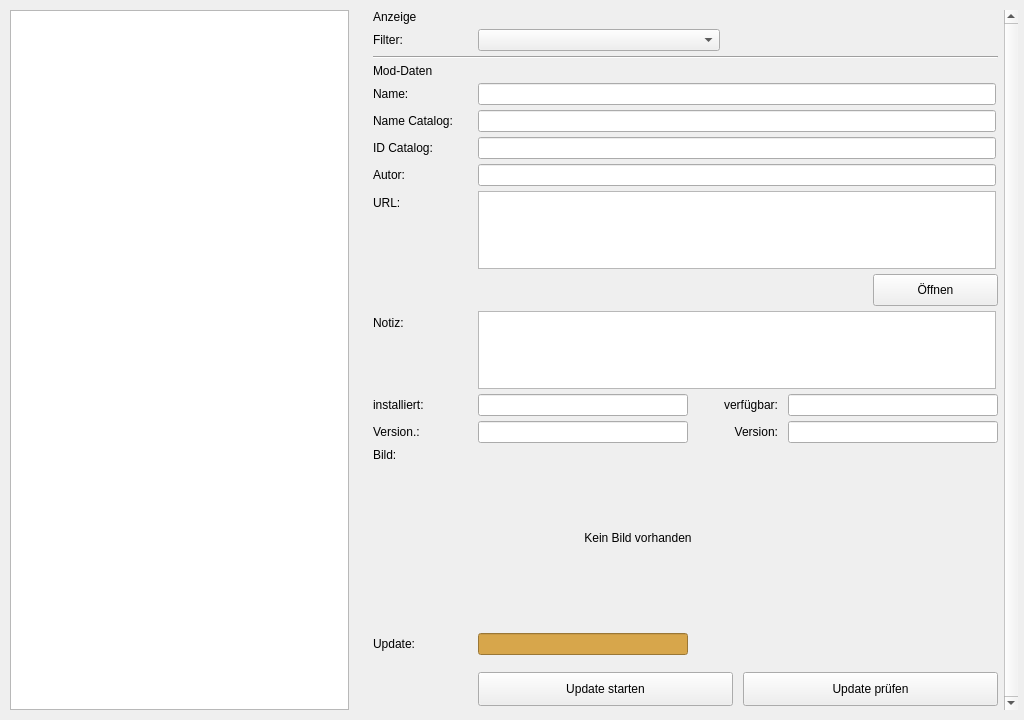
<?xml version='1.0' encoding='utf-8'?>
<ui version="4.0">
 <class>Page_Update</class>
 <widget class="QWidget" name="Page_Update">
  <property name="geometry">
   <rect>
    <x>0</x>
    <y>0</y>
    <width>1024</width>
    <height>720</height>
   </rect>
  </property>
  <property name="windowTitle">
   <string>Form</string>
  </property>
  <layout class="QHBoxLayout" name="main_layout">
   <property name="spacing">
    <number>24</number>
   </property>
   <property name="leftMargin">
    <number>10</number>
   </property>
   <property name="topMargin">
    <number>10</number>
   </property>
   <property name="rightMargin">
    <number>6</number>
   </property>
   <property name="bottomMargin">
    <number>10</number>
   </property>
   <item>
    <widget class="QTableView" name="master_table">
     <property name="alternatingRowColors">
      <bool>true</bool>
     </property>
     <property name="selectionMode">
      <enum>QAbstractItemView::SelectionMode::SingleSelection</enum>
     </property>
     <property name="selectionBehavior">
      <enum>QAbstractItemView::SelectionBehavior::SelectRows</enum>
     </property>
     <property name="sortingEnabled">
      <bool>true</bool>
     </property>
    </widget>
   </item>
   <item>
    <widget class="QScrollArea" name="scroll_area_detail">
     <property name="minimumSize">
      <size>
       <width>645</width>
       <height>0</height>
      </size>
     </property>
     <property name="maximumSize">
      <size>
       <width>645</width>
       <height>16777215</height>
      </size>
     </property>
     <property name="frameShape">
      <enum>QFrame::Shape::NoFrame</enum>
     </property>
     <property name="verticalScrollBarPolicy">
      <enum>Qt::ScrollBarPolicy::ScrollBarAlwaysOn</enum>
     </property>
     <property name="widgetResizable">
      <bool>true</bool>
     </property>
     <widget class="QWidget" name="detail_view">
      <property name="geometry">
       <rect>
        <x>0</x>
        <y>0</y>
        <width>588</width>
        <height>700</height>
       </rect>
      </property>
      <layout class="QVBoxLayout" name="detail_layout">
       <property name="spacing">
        <number>0</number>
       </property>
       <property name="leftMargin">
        <number>0</number>
       </property>
       <property name="topMargin">
        <number>0</number>
       </property>
       <property name="rightMargin">
        <number>6</number>
       </property>
       <property name="bottomMargin">
        <number>0</number>
       </property>
       <item>
        <layout class="QFormLayout" name="form_layout">
         <property name="fieldGrowthPolicy">
          <enum>QFormLayout::FieldGrowthPolicy::ExpandingFieldsGrow</enum>
         </property>
         <property name="rowWrapPolicy">
          <enum>QFormLayout::RowWrapPolicy::DontWrapRows</enum>
         </property>
         <property name="labelAlignment">
          <set>Qt::AlignmentFlag::AlignLeading</set>
         </property>
         <property name="horizontalSpacing">
          <number>5</number>
         </property>
         <property name="verticalSpacing">
          <number>5</number>
         </property>
         <property name="leftMargin">
          <number>0</number>
         </property>
         <property name="topMargin">
          <number>0</number>
         </property>
         <property name="rightMargin">
          <number>0</number>
         </property>
         <property name="bottomMargin">
          <number>0</number>
         </property>
         <item row="0" column="0" colspan="2">
          <widget class="QLabel" name="lbl_filter">
           <property name="text">
            <string>Anzeige</string>
           </property>
          </widget>
         </item>
         <item row="1" column="0">
          <widget class="QLabel" name="lbl_mode_filter_label">
           <property name="text">
            <string>Filter:</string>
           </property>
           <property name="minimumSize">
            <size>
             <width>100</width>
             <height>0</height>
            </size>
           </property>
           <property name="maximumSize">
            <size>
             <width>100</width>
             <height>16777215</height>
            </size>
           </property>
          </widget>
         </item>
         <item row="1" column="1">
          <widget class="QComboBox" name="cmb_mode_filter">
           <property name="minimumSize">
            <size>
             <width>242</width>
             <height>0</height>
            </size>
           </property>
           <property name="maximumSize">
            <size>
             <width>242</width>
             <height>16777215</height>
            </size>
           </property>
          </widget>
         </item>
         <item row="2" column="0" colspan="2">
          <widget class="QFrame" name="detail_separator_filter">
           <property name="frameShape">
            <enum>QFrame::Shape::HLine</enum>
           </property>
           <property name="frameShadow">
            <enum>QFrame::Shadow::Sunken</enum>
           </property>
          </widget>
         </item>
         <item row="3" column="0" colspan="2">
          <widget class="QLabel" name="lbl_details">
           <property name="text">
            <string>Mod-Daten</string>
           </property>
          </widget>
         </item>
         <item row="4" column="0">
          <widget class="QLabel" name="lbl_name_label">
           <property name="text">
            <string>Name:</string>
           </property>
           <property name="minimumSize">
            <size>
             <width>100</width>
             <height>0</height>
            </size>
           </property>
           <property name="maximumSize">
            <size>
             <width>100</width>
             <height>16777215</height>
            </size>
           </property>
          </widget>
         </item>
         <item row="4" column="1">
          <widget class="QLineEdit" name="inp_name_online">
           <property name="readOnly">
            <bool>true</bool>
           </property>
           <property name="minimumSize">
            <size>
             <width>518</width>
             <height>0</height>
            </size>
           </property>
           <property name="maximumSize">
            <size>
             <width>518</width>
             <height>16777215</height>
            </size>
           </property>
          </widget>
         </item>
         <item row="5" column="0">
          <widget class="QLabel" name="lbl_name_catalog_label">
           <property name="text">
            <string>Name Catalog:</string>
           </property>
           <property name="minimumSize">
            <size>
             <width>100</width>
             <height>0</height>
            </size>
           </property>
           <property name="maximumSize">
            <size>
             <width>100</width>
             <height>16777215</height>
            </size>
           </property>
          </widget>
         </item>
         <item row="5" column="1">
          <widget class="QLineEdit" name="inp_name_catalog">
           <property name="readOnly">
            <bool>true</bool>
           </property>
           <property name="minimumSize">
            <size>
             <width>518</width>
             <height>0</height>
            </size>
           </property>
           <property name="maximumSize">
            <size>
             <width>518</width>
             <height>16777215</height>
            </size>
           </property>
          </widget>
         </item>
         <item row="6" column="0">
          <widget class="QLabel" name="lbl_id_catalog_label">
           <property name="text">
            <string>ID Catalog:</string>
           </property>
           <property name="minimumSize">
            <size>
             <width>100</width>
             <height>0</height>
            </size>
           </property>
           <property name="maximumSize">
            <size>
             <width>100</width>
             <height>16777215</height>
            </size>
           </property>
          </widget>
         </item>
         <item row="6" column="1">
          <widget class="QLineEdit" name="inp_id_catalog">
           <property name="readOnly">
            <bool>true</bool>
           </property>
           <property name="minimumSize">
            <size>
             <width>518</width>
             <height>0</height>
            </size>
           </property>
           <property name="maximumSize">
            <size>
             <width>518</width>
             <height>16777215</height>
            </size>
           </property>
          </widget>
         </item>
         <item row="7" column="0">
          <widget class="QLabel" name="lbl_author_label">
           <property name="text">
            <string>Autor:</string>
           </property>
           <property name="minimumSize">
            <size>
             <width>100</width>
             <height>0</height>
            </size>
           </property>
           <property name="maximumSize">
            <size>
             <width>100</width>
             <height>16777215</height>
            </size>
           </property>
          </widget>
         </item>
         <item row="7" column="1">
          <widget class="QLineEdit" name="inp_author">
           <property name="readOnly">
            <bool>true</bool>
           </property>
           <property name="minimumSize">
            <size>
             <width>518</width>
             <height>0</height>
            </size>
           </property>
           <property name="maximumSize">
            <size>
             <width>518</width>
             <height>16777215</height>
            </size>
           </property>
          </widget>
         </item>
         <item row="8" column="0">
          <widget class="QLabel" name="lbl_url_label">
           <property name="text">
            <string>URL:</string>
           </property>
           <property name="minimumSize">
            <size>
             <width>100</width>
             <height>0</height>
            </size>
           </property>
           <property name="maximumSize">
            <size>
             <width>100</width>
             <height>16777215</height>
            </size>
           </property>
          </widget>
         </item>
         <item row="8" column="1">
          <layout class="QVBoxLayout" name="url_and_button_layout">
           <property name="spacing">
            <number>5</number>
           </property>
           <item>
            <widget class="QTextEdit" name="inp_url">
             <property name="maximumSize">
              <size>
               <width>518</width>
               <height>78</height>
              </size>
             </property>
             <property name="readOnly">
              <bool>true</bool>
             </property>
             <property name="acceptRichText">
              <bool>false</bool>
             </property>
             <property name="minimumSize">
              <size>
               <width>518</width>
               <height>78</height>
              </size>
             </property>
            </widget>
           </item>
           <item>
            <layout class="QHBoxLayout" name="url_btn_layout">
             <item>
              <spacer name="url_btn_spacer">
               <property name="orientation">
                <enum>Qt::Orientation::Horizontal</enum>
               </property>
               <property name="sizeHint" stdset="0">
                <size>
                 <width>0</width>
                 <height>0</height>
                </size>
               </property>
              </spacer>
             </item>
             <item>
              <widget class="QPushButton" name="btn_open_url">
               <property name="minimumSize">
                <size>
                 <width>125</width>
                 <height>32</height>
                </size>
               </property>
               <property name="maximumSize">
                <size>
                 <width>125</width>
                 <height>32</height>
                </size>
               </property>
               <property name="text">
                <string>Öffnen</string>
               </property>
               <property name="icon">
                <iconset>
                 <normaloff>Graphics/Icon_Web.svg</normaloff>Graphics/Icon_Web.svg</iconset>
               </property>
               <property name="iconSize">
                <size>
                 <width>24</width>
                 <height>24</height>
                </size>
               </property>
              </widget>
             </item>
            </layout>
           </item>
          </layout>
         </item>
         <item row="9" column="0">
          <widget class="QLabel" name="lbl_note_label">
           <property name="text">
            <string>Notiz:</string>
           </property>
           <property name="minimumSize">
            <size>
             <width>100</width>
             <height>0</height>
            </size>
           </property>
           <property name="maximumSize">
            <size>
             <width>100</width>
             <height>16777215</height>
            </size>
           </property>
          </widget>
         </item>
         <item row="9" column="1">
          <widget class="QTextEdit" name="inp_note">
           <property name="sizePolicy">
            <sizepolicy hsizetype="Expanding" vsizetype="Fixed">
             <horstretch>0</horstretch>
             <verstretch>0</verstretch>
            </sizepolicy>
           </property>
           <property name="maximumSize">
            <size>
             <width>518</width>
             <height>78</height>
            </size>
           </property>
           <property name="readOnly">
            <bool>true</bool>
           </property>
           <property name="acceptRichText">
            <bool>false</bool>
           </property>
           <property name="minimumSize">
            <size>
             <width>518</width>
             <height>78</height>
            </size>
           </property>
          </widget>
         </item>
         <item row="10" column="0">
          <widget class="QLabel" name="lbl_date_inst_label">
           <property name="text">
            <string>installiert:</string>
           </property>
           <property name="minimumSize">
            <size>
             <width>100</width>
             <height>0</height>
            </size>
           </property>
           <property name="maximumSize">
            <size>
             <width>100</width>
             <height>16777215</height>
            </size>
           </property>
          </widget>
         </item>
         <item row="10" column="1">
          <layout class="QHBoxLayout" name="layout_date_fields">
           <property name="spacing">
            <number>10</number>
           </property>
           <property name="leftMargin">
            <number>0</number>
           </property>
           <property name="topMargin">
            <number>0</number>
           </property>
           <property name="rightMargin">
            <number>0</number>
           </property>
           <property name="bottomMargin">
            <number>0</number>
           </property>
           <item>
            <widget class="QLineEdit" name="inp_date_inst">
             <property name="minimumSize">
              <size>
               <width>210</width>
               <height>0</height>
              </size>
             </property>
             <property name="maximumSize">
              <size>
               <width>210</width>
               <height>16777215</height>
              </size>
             </property>
             <property name="readOnly">
              <bool>true</bool>
             </property>
            </widget>
           </item>
           <item>
            <spacer name="spacer_date">
             <property name="orientation">
              <enum>Qt::Orientation::Horizontal</enum>
             </property>
             <property name="sizeHint" stdset="0">
              <size>
               <width>40</width>
               <height>20</height>
              </size>
             </property>
            </spacer>
           </item>
           <item>
            <widget class="QLabel" name="lbl_date_avail_label">
             <property name="text">
              <string>verfügbar:</string>
             </property>
             <property name="alignment">
              <set>Qt::AlignmentFlag::AlignRight|Qt::AlignmentFlag::AlignTrailing|Qt::AlignmentFlag::AlignVCenter</set>
             </property>
            </widget>
           </item>
           <item>
            <widget class="QLineEdit" name="inp_date_avail">
             <property name="minimumSize">
              <size>
               <width>210</width>
               <height>0</height>
              </size>
             </property>
             <property name="maximumSize">
              <size>
               <width>210</width>
               <height>16777215</height>
              </size>
             </property>
             <property name="readOnly">
              <bool>true</bool>
             </property>
            </widget>
           </item>
          </layout>
         </item>
         <item row="11" column="0">
          <widget class="QLabel" name="lbl_ver_inst_label">
           <property name="text">
            <string>Version.:</string>
           </property>
           <property name="minimumSize">
            <size>
             <width>100</width>
             <height>0</height>
            </size>
           </property>
           <property name="maximumSize">
            <size>
             <width>100</width>
             <height>16777215</height>
            </size>
           </property>
          </widget>
         </item>
         <item row="11" column="1">
          <layout class="QHBoxLayout" name="layout_ver_fields">
           <property name="spacing">
            <number>10</number>
           </property>
           <property name="leftMargin">
            <number>0</number>
           </property>
           <property name="topMargin">
            <number>0</number>
           </property>
           <property name="rightMargin">
            <number>0</number>
           </property>
           <property name="bottomMargin">
            <number>0</number>
           </property>
           <item>
            <widget class="QLineEdit" name="inp_ver_inst">
             <property name="minimumSize">
              <size>
               <width>210</width>
               <height>0</height>
              </size>
             </property>
             <property name="maximumSize">
              <size>
               <width>210</width>
               <height>16777215</height>
              </size>
             </property>
             <property name="readOnly">
              <bool>true</bool>
             </property>
            </widget>
           </item>
           <item>
            <spacer name="spacer_ver">
             <property name="orientation">
              <enum>Qt::Orientation::Horizontal</enum>
             </property>
             <property name="sizeHint" stdset="0">
              <size>
               <width>40</width>
               <height>20</height>
              </size>
             </property>
            </spacer>
           </item>
           <item>
            <widget class="QLabel" name="lbl_ver_avail_label">
             <property name="text">
              <string>Version:</string>
             </property>
             <property name="alignment">
              <set>Qt::AlignmentFlag::AlignRight|Qt::AlignmentFlag::AlignTrailing|Qt::AlignmentFlag::AlignVCenter</set>
             </property>
            </widget>
           </item>
           <item>
            <widget class="QLineEdit" name="inp_ver_avail">
             <property name="minimumSize">
              <size>
               <width>210</width>
               <height>0</height>
              </size>
             </property>
             <property name="maximumSize">
              <size>
               <width>210</width>
               <height>16777215</height>
              </size>
             </property>
             <property name="readOnly">
              <bool>true</bool>
             </property>
            </widget>
           </item>
          </layout>
         </item>
         <item row="12" column="0">
          <widget class="QLabel" name="lbl_image_label">
           <property name="text">
            <string>Bild:</string>
           </property>
           <property name="alignment">
            <set>Qt::AlignmentFlag::AlignLeading|Qt::AlignmentFlag::AlignLeft|Qt::AlignmentFlag::AlignTop</set>
           </property>
           <property name="indent">
            <number>0</number>
           </property>
           <property name="minimumSize">
            <size>
             <width>100</width>
             <height>0</height>
            </size>
           </property>
           <property name="maximumSize">
            <size>
             <width>100</width>
             <height>16777215</height>
            </size>
           </property>
          </widget>
         </item>
         <item row="12" column="1">
          <widget class="QLabel" name="lbl_preview_image">
           <property name="minimumSize">
            <size>
             <width>320</width>
             <height>180</height>
            </size>
           </property>
           <property name="text">
            <string>Kein Bild vorhanden</string>
           </property>
           <property name="scaledContents">
            <bool>false</bool>
           </property>
           <property name="alignment">
            <set>Qt::AlignmentFlag::AlignCenter</set>
           </property>
          </widget>
         </item>
         <item row="13" column="0">
          <widget class="QLabel" name="lbl_update_label">
           <property name="text">
            <string>Update:</string>
           </property>
           <property name="minimumSize">
            <size>
             <width>100</width>
             <height>0</height>
            </size>
           </property>
           <property name="maximumSize">
            <size>
             <width>100</width>
             <height>16777215</height>
            </size>
           </property>
          </widget>
         </item>
         <item row="13" column="1">
          <layout class="QHBoxLayout" name="layout_update_fields">
           <property name="spacing">
            <number>10</number>
           </property>
           <item>
            <widget class="QLineEdit" name="inp_last_update_date">
             <property name="minimumSize">
              <size>
               <width>210</width>
               <height>0</height>
              </size>
             </property>
             <property name="maximumSize">
              <size>
               <width>210</width>
               <height>16777215</height>
              </size>
             </property>
             <property name="styleSheet">
              <string notr="true">background-color: #D7A64B; color: #000000; font-weight: bold;</string>
             </property>
             <property name="readOnly">
              <bool>true</bool>
             </property>
            </widget>
           </item>
           <item>
            <widget class="QLabel" name="lbl_last_update_reason">
             <property name="sizePolicy">
              <sizepolicy hsizetype="Expanding" vsizetype="Preferred">
               <horstretch>1</horstretch>
               <verstretch>0</verstretch>
              </sizepolicy>
             </property>
             <property name="styleSheet">
              <string notr="true">font-size: 13px; font-weight: bold; margin-left: 6px;</string>
             </property>
             <property name="text">
              <string />
             </property>
            </widget>
           </item>
          </layout>
         </item>
         <item row="14" column="1">
          <layout class="QHBoxLayout" name="update_button_layout">
           <property name="spacing">
            <number>10</number>
           </property>
           <property name="topMargin">
            <number>12</number>
           </property>
           <property name="bottomMargin">
            <number>0</number>
           </property>
           <item>
            <widget class="QPushButton" name="btn_start_update">
             <property name="sizePolicy">
              <sizepolicy hsizetype="Expanding" vsizetype="Fixed">
               <horstretch>0</horstretch>
               <verstretch>0</verstretch>
              </sizepolicy>
             </property>
             <property name="minimumSize">
              <size>
               <width>0</width>
               <height>34</height>
              </size>
             </property>
             <property name="text">
              <string>Update starten</string>
             </property>
            </widget>
           </item>
           <item>
            <widget class="QPushButton" name="btn_resolve_update_status">
             <property name="sizePolicy">
              <sizepolicy hsizetype="Expanding" vsizetype="Fixed">
               <horstretch>0</horstretch>
               <verstretch>0</verstretch>
              </sizepolicy>
             </property>
             <property name="minimumSize">
              <size>
               <width>0</width>
               <height>34</height>
              </size>
             </property>
             <property name="text">
              <string>Update prüfen</string>
             </property>
            </widget>
           </item>
          </layout>
         </item>
        </layout>
       </item>
       <item>
        <spacer name="bottom_stretch">
         <property name="orientation">
          <enum>Qt::Orientation::Vertical</enum>
         </property>
         <property name="sizeHint" stdset="0">
          <size>
           <width>20</width>
           <height>40</height>
          </size>
         </property>
        </spacer>
       </item>
      </layout>
     </widget>
     <property name="horizontalScrollBarPolicy">
      <enum>Qt::ScrollBarPolicy::ScrollBarAlwaysOff</enum>
     </property>
    </widget>
   </item>
  </layout>
 </widget>
 <resources />
 <connections />
</ui>
